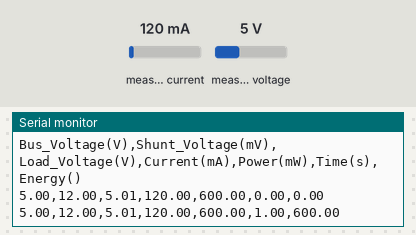
Simulated run of this sketch. Board: Arduino Leonardo, built with avr-gcc and run on an emulated ATmega32U4. Shown: the last lines printed to the serial monitor. Inputs (shaded band) come from the test bench; at power-on: measured current 120 mA, measured voltage 5 V.

Above: at 1.2 s.
1.3 s: measured current set to 40 mA
At 2.6 s:
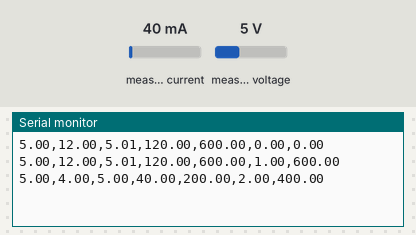
2.8 s: measured voltage set to 0.3 V
At 3.7 s:
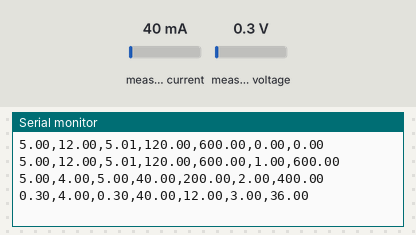
4.3 s: measured current set to 500 mA
At 5.9 s:
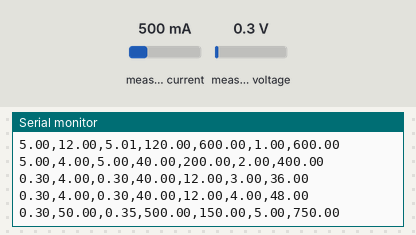
Timing chart, 0 to 7.4 s (numbered marks = the images above; inputs shaded):
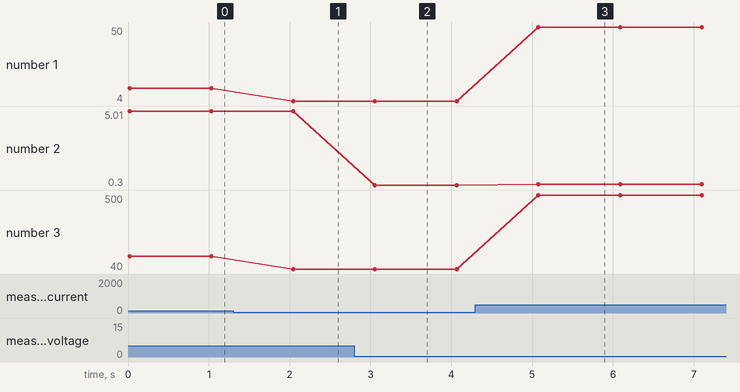

Measured:
- after the input at 1.3 s, the serial monitor: prints a new line after 0.74 s (image 1)
- after the input at 2.8 s, the serial monitor: prints a new line after 0.26 s (image 2)
- after the input at 4.3 s, the serial monitor: prints a new line after 0.78 s (image 3)
- plotted number 1: 12 → 4 after the input at 1.3 s, 4 → 50 after the input at 4.3 s
- plotted number 2: 5 → 0.3 after the input at 2.8 s, 0.3 → 0.35 after the input at 4.3 s
- plotted number 3: 120 → 40 after the input at 1.3 s, 40 → 500 after the input at 4.3 s

The sketch:

get_ene_consumption.ino
```cpp
//created by Adafruit for use with the ina219 breakout board: https://learn.adafruit.com/adafruit-ina219-current-sensor-breakout/arduino-code

//slight modifications made to allow for direct measurements of energy and for csv-friendly serial output

#include <Wire.h>
#include <Adafruit_INA219.h>

unsigned long timer;

Adafruit_INA219 ina219;


void setup(void)
{
  Serial.begin(115200);
  while (!Serial) {
      // will pause Zero, Leonardo, etc until serial console opens
      delay(1);
  }

  uint32_t currentFrequency;


  // Initialize the INA219.
  // By default the initialization will use the largest range (32V, 2A).  However
  // you can call a setCalibration function to change this range (see comments).
  ina219.begin();
  // To use a slightly lower 32V, 1A range (higher precision on amps):
  //ina219.setCalibration_32V_1A();
  // Or to use a lower 16V, 400mA range (higher precision on volts and amps):
  //ina219.setCalibration_16V_400mA();

  //first line for csv printed here with commas inbetween fields
  Serial.print("Bus_Voltage(V)"); Serial.print(",");
  Serial.print("Shunt_Voltage(mV)"); Serial.print(",");
  Serial.print("Load_Voltage(V)"); Serial.print(",");
  Serial.print("Current(mA)"); Serial.print(",");
  Serial.print("Power(mW)"); Serial.print(",");
  Serial.print("Time(s)"); Serial.print(",");
  Serial.println("Energy()");
}

void loop(void)
{
  float shuntvoltage = 0;
  float busvoltage = 0;
  float current_mA = 0;
  float loadvoltage = 0;
  float power_mW = 0;
  float seconds = 0;
  float energy = 0;

  shuntvoltage = ina219.getShuntVoltage_mV();
  busvoltage = ina219.getBusVoltage_V();
  current_mA = ina219.getCurrent_mA();
  power_mW = ina219.getPower_mW();
  loadvoltage = busvoltage + (shuntvoltage / 1000);
  timer = millis();
  seconds = timer/1000;
  energy = power_mW*seconds;


  //serial print with commas in between fields
  //serial monitor on arduino is not used
  //instead the monitor_serial.py script was created to output serial directly to a csv file
  Serial.print(busvoltage); Serial.print(",");
  Serial.print(shuntvoltage); Serial.print(",");
  Serial.print(loadvoltage); Serial.print(",");
  Serial.print(current_mA); Serial.print(",");
  Serial.print(power_mW); Serial.print(",");
  Serial.print(seconds); Serial.print(",");
  Serial.println(energy);

  //records reading every second
  delay(1000);
}
```
